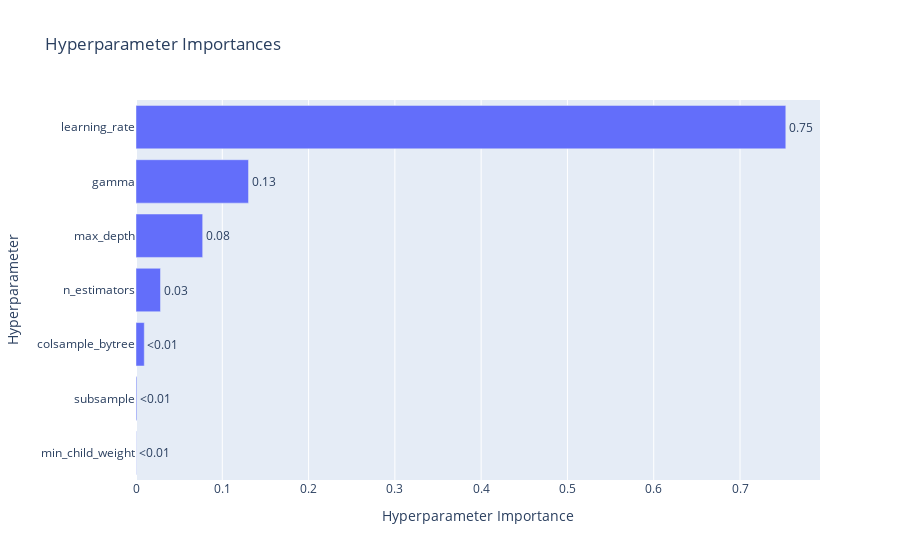

The notebook cell this image was saved under:
### Code cell
plot_param_importances(study)

### Figure 1 — Plotly figure (JSON) as saved in the notebook; plotly's stock layout.template omitted (floating-point values rounded to 4 significant figures)
{"data": [{"cliponaxis": false, "hovertemplate": ["min_child_weight (IntDistribution): 0.00028815249437789134<extra></extra>", "subsample (FloatDistribution): 0.0009689084793190256<extra></extra>", "colsample_bytree (FloatDistribution): 0.00959486226616004<extra></extra>", "n_estimators (IntDistribution): 0.028396276115556396<extra></extra>", "max_depth (IntDistribution): 0.07727796601359199<extra></extra>", "gamma (FloatDistribution): 0.13041510041536478<extra></extra>", "learning_rate (FloatDistribution): 0.7530587342156297<extra></extra>"], "name": "Objective Value", "orientation": "h", "text": ["<0.01", "<0.01", "<0.01", "0.03", "0.08", "0.13", "0.75"], "textposition": "outside", "type": "bar", "x": [0.0002882, 0.0009689, 0.009595, 0.0284, 0.07728, 0.1304, 0.7531], "y": ["min_child_weight", "subsample", "colsample_bytree", "n_estimators", "max_depth", "gamma", "learning_rate"]}], "layout": {"title": {"text": "Hyperparameter Importances"}, "xaxis": {"title": {"text": "Hyperparameter Importance"}}, "yaxis": {"title": {"text": "Hyperparameter"}}}}
